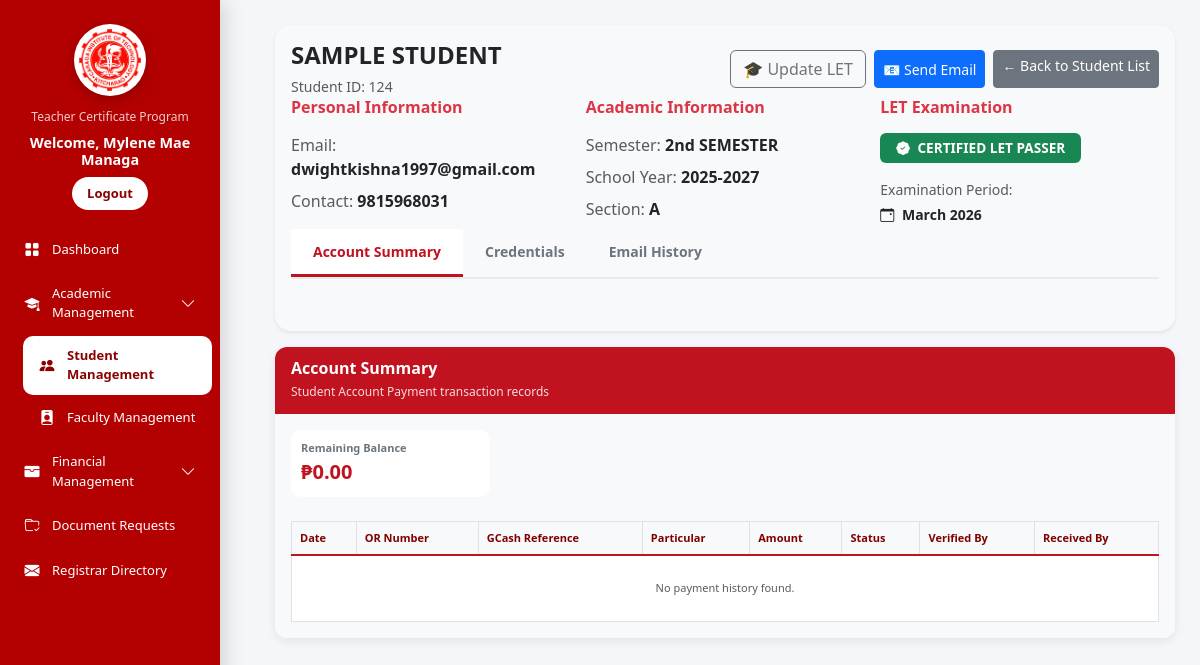
/view_student.php?id=1 (signed in), run on the app's committed database.
### tables this page shows
CREATE TABLE `students` (
  `id` int(11) NOT NULL,
  `student_id` varchar(50) NOT NULL,
  `fullname` varchar(100) NOT NULL,
  `contact_no` varchar(20) NOT NULL,
  `email_address` varchar(100) NOT NULL,
  `semester` varchar(50) NOT NULL,
  `school_year` varchar(20) NOT NULL,
  `section` varchar(50) NOT NULL,
  `status_type` enum('Unenrolled','Enrolled') NOT NULL DEFAULT 'Unenrolled',
  `requirements_status` varchar(50) DEFAULT NULL,
  `status_fee` enum('Fully Paid','Partially Paid','Unpaid') DEFAULT NULL,
  `status_credentials` enum('Complete','Incomplete','Pending') DEFAULT NULL,
  `let_status` tinyint(1) NOT NULL DEFAULT 0,
  `let_month` varchar(20) DEFAULT NULL,
  `let_year` varchar(10) DEFAULT NULL,
  `let_exam` tinyint(1) NOT NULL DEFAULT 0
);

CREATE TABLE `student_accounts` (
  `id` int(11) NOT NULL,
  `student_id` varchar(50) DEFAULT NULL,
  `total_amount` decimal(10,2) DEFAULT 0.00,
  `balance` decimal(10,2) DEFAULT 0.00,
  `total_paid` decimal(10,2) DEFAULT NULL,
  `registration_fee` tinyint(1) NOT NULL DEFAULT 0,
  `extra_fee` int(11) DEFAULT 0
);

### view_student.php (the view, shortened to what this page needs)
<?php
include 'db.php';
$student_pk = (int)$_GET['id'];
$stmt = $conn->prepare("
    SELECT
        id,
        fullname,
        student_id,
        email_address,
        contact_no,
        semester,
        school_year,
        section,
        let_exam,
        let_status,
        let_month,
        let_year
    FROM students
    WHERE id = ?
    LIMIT 1
");
$stmt->bind_param("i", $student_pk);
$stmt->execute();
$student = $stmt->get_result()->fetch_assoc();
$student_id    = $student['student_id'] ?? '';
$let_exam   = (int)($student['let_exam'] ?? 0);
$let_status = $student['let_status'] ?? '';
$let_month  = $student['let_month'] ?? '';
$let_year   = $student['let_year'] ?? '';
$is_let_passer = (
    $let_exam === 1 &&
    $let_status === 'Passer'
);
$stmt = $conn->prepare("
    SELECT
        total_amount,
        total_paid,
        balance
    FROM student_accounts
    WHERE student_id = ?
    LIMIT 1
");
$stmt->bind_param("s", $student_id);
$stmt->execute();
$account = $stmt->get_result()->fetch_assoc();
$balance      = $account['balance'] ?? 0;
?>
<!DOCTYPE html>
<html lang="en">
<head>
    <link rel="stylesheet" href="css/bootstrap.min.css">
    <link rel="stylesheet" href="assets/css/view_student.css">
</head>
<body>
<?php include 'sidebar.php'; ?>
<div class="main-content">
<div class="card border-0 shadow-sm rounded-4 p-3 mb-3 bg-light">
    <div class="d-flex align-items-center">
        <div>
            <h4 class="mb-1 fw-bold text-dark">
                <?= htmlspecialchars($student['fullname'] ?? 'No Name'); ?>
            </h4>
            <small class="text-muted">
                Student ID: <?= htmlspecialchars($student['student_id']); ?>
            </small>
        </div>
        <div class="ms-auto d-flex gap-2">
    <button class="btn <?= $is_let_passer ? 'btn-success' : 'btn-outline-secondary' ?>"
            data-bs-toggle="modal"
            data-bs-target="#letModal">
        <?= $is_let_passer ? '🏅 LET PASSER' : '🎓 Update LET' ?>
    </button>
            <button class="btn btn-primary btn-sm"
                    data-bs-toggle="modal"
                    data-bs-target="#emailModal">
                📧 Send Email
            </button>
<a href="student_list.php"
   class="btn btn-secondary btn-sm">
    ← Back to Student List
</a>
</div>
</div>
<div class="row g-3">
    <div class="col-md-4">
        <div class="student-card h-100">
            <h6 class="fw-bold text-danger mb-3">
                Personal Information
            </h6>
            <div class="mb-2">
                <span class="text-muted">Email:</span>
                <span class="fw-semibold">
                    <?= htmlspecialchars($student['email_address'] ?? 'N/A'); ?>
                </span>
            </div>
            <div class="mb-2">
                <span class="text-muted">Contact:</span>
                <span class="fw-semibold">
                    <?= htmlspecialchars($student['contact_no'] ?? 'N/A'); ?>
                </span>
            </div>
        </div>
    </div>
    <div class="col-md-4">
        <div class="student-card h-100">
            <h6 class="fw-bold text-danger mb-3">
                Academic Information
            </h6>
            <div class="mb-2">
                <span class="text-muted">Semester:</span>
                <span class="fw-semibold">
                    <?= htmlspecialchars($student['semester'] ?? 'N/A'); ?>
                </span>
            </div>
            <div class="mb-2">
                <span class="text-muted">School Year:</span>
                <span class="fw-semibold">
                    <?= htmlspecialchars($student['school_year'] ?? 'N/A'); ?>
                </span>
            </div>
            <div class="mb-2">
                <span class="text-muted">Section:</span>
                <span class="fw-semibold">
                    <?= htmlspecialchars($student['section'] ?? 'N/A'); ?>
                </span>
            </div>
        </div>
    </div>
    <div class="col-md-4">
        <div class="student-card h-100">
            <h6 class="fw-bold text-danger mb-3">
                LET Examination
            </h6>
            <?php if ($let_exam == 1 && $let_status == 1): ?>
                <div class="mb-3">
                    <span class="badge bg-success px-3 py-2"
                          style="font-size: 0.85rem;">
                        <i class="bi bi-patch-check-fill me-1"></i>
                        CERTIFIED LET PASSER
                    </span>
                </div>
                <div class="small">
                    <span class="text-muted">
                        Examination Period:
                    </span>
                    <div class="fw-semibold mt-1">
                        <i class="bi bi-calendar-event me-1"></i>
                        <?= htmlspecialchars($let_month) ?>
                        <?= htmlspecialchars($let_year) ?>
                    </div>
                </div>
            <?php endif; ?>
        </div>
    </div>
</div>
<?php
$tab = $_GET['tab'] ?? 'account';
?>
<div class="mb-3">
    <div class="student-tabs">
       <a href="view_student.php?id=<?= $student_pk ?>&tab=account"
   class="<?= ($tab == 'account') ? 'active' : '' ?>">
    Account Summary
</a>
<a href="view_student.php?id=<?= $student_pk ?>&tab=credentials"
   class="<?= ($tab == 'credentials') ? 'active' : '' ?>">
    Credentials
</a>
<a href="view_student.php?id=<?= $student_pk ?>&tab=email"
   class="<?= ($tab == 'email') ? 'active' : '' ?>">
    Email History
</a>
    </div>
</div>
</div>
<div class="tab-content mt-3">
<?php
switch ($tab) {
    case 'account':
    default:
        include 'tabs/account_summary.php';
    break;
}
?>
</body>
</html>

### tabs/account_summary.php
<?php
$history = mysqli_query($conn,"
    SELECT
        payment_date,
        or_number,
        gcash_ref,
        particular,
        amount_paid,
        received_by,
        gcash_status,
        verified_by
    FROM payment_history
    WHERE student_id='$student_id'
    ORDER BY id DESC
");
?>
<link rel="stylesheet" href="assets/css/account_summary.css">
<div class="card payment-card">
<div class="payment-header">
<h5>
Account Summary
</h5>
<small>
Student Account Payment transaction records
</small>
</div>
<div class="card-body bg-light">
<div class="row mb-4">
<div class="col-md-3">
<div class="balance-box">
<div class="balance-title">
Remaining Balance
</div>
<div class="balance-value">
₱<?= number_format($balance,2); ?>
</div>
</div>
</div>
</div>
<div class="table-responsive">
<table class="table table-bordered table-hover table-payment bg-white">
<thead>
<tr>
<th>Date</th>
<th>OR Number</th>
<th>GCash Reference</th>
<th>Particular</th>
<th>Amount</th>
<th>Status</th>
<th>Verified By</th>
<th>Received By</th>
</tr>
</thead>
<tbody>
<?php if(mysqli_num_rows($history)>0): ?>
<?php while($row=mysqli_fetch_assoc($history)): ?>
<tr>
<td>
<?= date('M d, Y',strtotime($row['payment_date'])) ?>
</td>
<td>
<strong>
<?= htmlspecialchars($row['or_number']) ?>
</strong>
</td>
<td>
<span class="ref-box">
<?= htmlspecialchars($row['gcash_ref']) ?>
</span>
</td>
<td>
<?= htmlspecialchars($row['particular']) ?>
</td>
<td>
<strong>
₱<?= number_format($row['amount_paid'],2) ?>
</strong>
</td>
<td>
<?php if($row['gcash_status']=='verified'): ?>
<span class="status-verified">
✓ Verified
</span>
<?php else: ?>
<span class="status-pending">
Pending
</span>
<?php endif; ?>
</td>
<td>
<?= htmlspecialchars($row['verified_by'] ?? '-') ?>
</td>
<td>
<?= htmlspecialchars($row['received_by']) ?>
</td>
</tr>
<?php endwhile; ?>
<?php else: ?>
<tr>
<td colspan="8"
class="text-center text-muted py-4">
No payment history found.
</td>
</tr>
<?php endif; ?>
</tbody>
</table>
</div>
</div>
</div>

### assets/css/view_student.css (style rules this page uses)
body { background:#ffffff; overflow-x:hidden; font-family:'Segoe UI',sans-serif; }
.main-content { margin-left:250px; width:calc(100% - 250px); min-height:100vh; padding:25px; box-sizing:border-box; }
.card-header, .credentials-header, .payment-header { background:#C1121F; color:#fff; padding:14px 18px; border:none; }
.card-header h5, .credentials-header h5, .payment-header h5 { margin:0; font-size:15px; font-weight:700; }
.card-header small, .credentials-header small, .payment-header small { opacity:.9; }
.student-tabs { display:flex; flex-wrap:wrap; gap:0; border-bottom:2px solid #e9ecef; margin-bottom:20px; }
.student-tabs a { text-decoration:none; padding:12px 22px; color:#6c757d; font-size:14px; font-weight:600; background:transparent; border:none; border-bottom:3px solid transparent; transition:all .2s ease; }
.student-tabs a.active { color:#C1121F; background:#fff; border-bottom:3px solid #C1121F; }
.table-responsive { overflow-x:auto; }
.table { margin-bottom:0; }
.table thead th { background:#fafafa; color:#C1121F; font-size:12px; font-weight:700; border-bottom:2px solid #C1121F; white-space:nowrap; }
.table td { font-size:13px; vertical-align:middle; }

### assets/css/sidebar.css (style rules this page uses)
html { overflow-y:scroll; }
body { display:flex; margin:0; font-family:'Segoe UI',sans-serif; background:#f5f6fa; }

### assets/css/account_summary.css (style rules this page uses)
.payment-card { border:none; border-radius:12px; overflow:hidden; box-shadow:0 3px 10px rgba(0,0,0,.08); }
.payment-header { background:linear-gradient( 135deg, #C1121F ); color:#fff; padding:12px 16px; }
.payment-header h5 { margin:0; font-size:16px; font-weight:700; }
.payment-header small { font-size:12px; opacity:.85; }
.balance-box { background:#fff; border-radius:10px; padding:10px; transition:.2s ease; }
.balance-title { font-size:11px; color:#6c757d; font-weight:600; }
.balance-value { font-size:20px; font-weight:700; color:#C1121F; }
.table-payment { margin-bottom:0; }
.table-payment thead th { background:#f8f9fa; color:#800000; font-size:11px; font-weight:700; white-space:nowrap; padding:8px; }
.table-payment tbody td { font-size:11px; padding:8px; vertical-align:middle; }

### data on the page
students: fullname "SAMPLE STUDENT", student "124", email_address "dwightkishna1997@gmail.com", contact_no "9815968031", semester "2nd SEMESTER", school_year "2025-2027", section "A", let_month "March", let_year "2026"
student_accounts: balance "0.00"

### other printed values
$fullname "Mylene Mae Managa"
